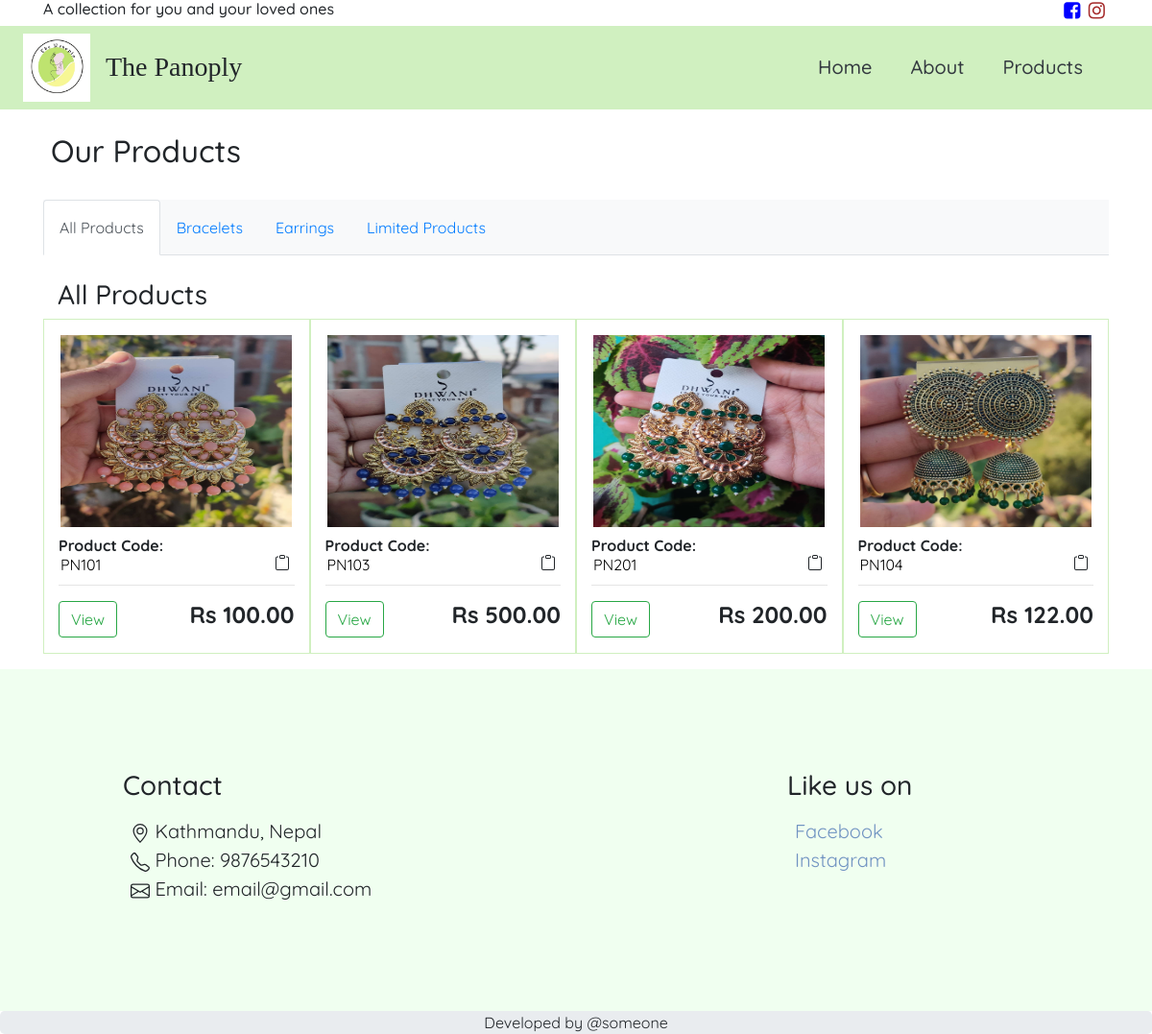
The app's page /product/ with its own data.
### store/models.py (models this page shows, shortened)
class Product(models.Model):
    name = models.CharField(max_length=200, null=True)
    price = models.FloatField()
    image = models.ImageField(null=True, blank=True)
    code = models.CharField(max_length=500, null=True, unique=True)

### store/views.py (the view)
# urls.py: path('product/', views.product, name="product"),
def product(request):
    products = Product.objects.all()
    context = {'products': products}
    return render(request, 'store/product.html', context)

### store/templates/store/product.html (shortened to what this page needs)
{% extends 'store/nav.html' %}
{% load static %}
{% block content %}
<div class="container">
    <h2 class="ml-2">Our Products</h2>
    <br>
    <ul class="nav nav-tabs bg-light nav-light" role="tablist">
      <li class="nav-item">
        <a class="nav-link p-3 active" data-toggle="tab" href="#all">All Products</a>
      </li>
      <li class="nav-item">
        <a class="nav-link p-3" data-toggle="tab" href="#bracelet">Bracelets</a>
      </li>
      <li class="nav-item">
        <a class="nav-link p-3" data-toggle="tab" href="#earring">Earrings</a>
      </li>
      <li class="nav-item">
        <a class="nav-link p-3" data-toggle="tab" href="#limited">Limited Products</a>
      </li>
    </ul>
    <div class="tab-content">
        <div id="all" class="container tab-pane active"><br>
            <h3>All Products</h3>
            <div class="row">
                {% for product in products%}
                  <div class="col-lg-3 pt-3 pb-3" style="border: 1px solid #d0f0c0;">
                      <img class="thumbnail" src="{{product.image.url}}">
                      <div class="box-element product">
                          <h6 style="margin-top:10px">
                            <strong>Product Code:<br>
                                <input type="text" value="{{product.code}}" id="myInput0{{product.code}}" class="myInput" style="border: 0px; width:50%" readonly >
                                <svg id="0{{product.code}}" style="float:right; margin-right: 5px;" onclick="myFunction(this)" xmlns="http://www.w3.org/2000/svg" width="16" height="16" fill="currentColor" class="bi bi-clipboard" viewBox="0 0 16 16" >
                                  <path d="M4 1.5H3a2 2 0 0 0-2 2V14a2 2 0 0 0 2 2h10a2 2 0 0 0 2-2V3.5a2 2 0 0 0-2-2h-1v1h1a1 1 0 0 1 1 1V14a1 1 0 0 1-1 1H3a1 1 0 0 1-1-1V3.5a1 1 0 0 1 1-1h1v-1z"/>
                                  <path d="M9.5 1a.5.5 0 0 1 .5.5v1a.5.5 0 0 1-.5.5h-3a.5.5 0 0 1-.5-.5v-1a.5.5 0 0 1 .5-.5h3zm-3-1A1.5 1.5 0 0 0 5 1.5v1A1.5 1.5 0 0 0 6.5 4h3A1.5 1.5 0 0 0 11 2.5v-1A1.5 1.5 0 0 0 9.5 0h-3z"/>
                                </svg>
                              </strong>
                        </h6>
                          <hr style="margin-top:10px">
                          <a class="btn btn-outline-success" onclick="displayModal(this)" id="{{product.code}}">View</a>
                          <h4 style="display: inline-block; float: right"><strong>Rs {{product.price|floatformat:2}}</strong></h4>
                      </div>
                  </div>
                {% endfor %}
              </div>
        </div>
      </div>
</div>
{% endblock content %}

### store/templates/store/nav.html (shortened to what this page needs)
<!DOCTYPE html>
<html lang="en">
{% load static %}
<head>
  <link rel="stylesheet" href="https://maxcdn.bootstrapcdn.com/bootstrap/4.5.2/css/bootstrap.min.css">
  <link rel="stylesheet" href="https://cdnjs.cloudflare.com/ajax/libs/font-awesome/4.7.0/css/font-awesome.min.css">
  <link rel="stylesheet" href="{% static 'css/style.css' %}">
</head>
<body>
<header class="container">
<div class="row">
    <div class="col-10">
        <h6 style="float:left; text-align:left">A collection for you and your loved ones</h6>
    </div>
    <div class="col-2" style="float:right; text-align:right">
        <a href="https://www.facebook.com/thepanoply2020" class="icon">
            <i class="fa fa-facebook-square mr-1" style="font-size:20px;color:blue;"></i>
        </a>
        <a href="https://www.instagram.com/thepanoply2020/" class="icon">
            <i class="fa fa-instagram mr-1" style="font-size:20px; color:brown"></i>
        </a>
</div>
</header>
<nav class="navbar navbar-expand-sm sticky-top mt-0" style="background:#d0f0c0;">
  <a class="navbar-brand ml-2 pt-0 pb-0 " href="#"><img src="{% static 'images/panoply.jpg' %}" width="70px"></a>
  <h1 class="navbar-brand mr-auto pt-2 pb-0" style="font-family:Dekko; font-size:28px" >The Panoply</h1>
  <div class="collapse navbar-collapse" style="float:right" id="collapsibleNavbar">
    <ul class="navbar-nav ml-auto" style="font-size:20px;">
      <li class="nav-item mr-auto pr-4">
        <a class="nav-link text-dark" href="{% url 'index' %}" style="font-weight: 450;">Home</a>
      </li>
      <li class="nav-item mr-auto pr-4">
        <a class="nav-link text-dark" href="{% url 'about' %}" style="font-weight: 450;">About</a>
      </li>
      <li class="nav-item mr-auto pr-5">
        <a class="nav-link text-dark" href="{% url 'product' %}" style="font-weight: 450;">Products</a>
      </li>
    </ul>
  </div>
</nav >
<div>
    <br>
    {% block content %}
     {% endblock content %}
</div>
<section class="section p-5 mt-3" style="background:#f0fff0">
  <div class="row p-5">
  <div class="col-8" >
    <h3 class="p-2 ml-4">Contact</h3>
    <ul style="list-style:none;">
        <li style="font-size:20px">
      <span>Kathmandu, Nepal</span>
  </li>
        <li style="font-size:20px">
          <span>Phone: 9876543210</span>
        </li>
        <li style="font-size:20px">
      <span>Email: email@gmail.com</span>
        </li>
    </ul>
  </div>
  <div class="col-4" >
      <h3 class="p-2 ml-4">Like us on</h3>
      <ul style="list-style:none;">
        <li  style="font-size:20px">
            <a class="aa" href="https://www.facebook.com/thepanoply2020" >Facebook</a>
        </li>
        <li style="font-size:20px">
            <a class="aa" href="https://www.instagram.com/thepanoply2020/">Instagram</a>
        </li>
  </div>
  </div>
  </section>
<footer >
  <p class="jumbotron p-0 m-0 text-center">Developed by @someone</p>
  </footer>
</body>
</html>

### static/css/style.css (style rules this page uses)
html, body { margin: 0; padding: 0; box-sizing: border-box; font-family: "Quicksand", sans-serif; }
.aa { text-decoration: none; color: rgba(38, 83, 167, 0.637); }
.thumbnail { height: 200px; width: 98%; display: block; margin-left: auto; margin-right: auto; }

### records on screen
Product: image (picture), code "PN101", price "100.00"
Product: image (picture), code "PN103", price "500.00"
Product: image (picture), code "PN201", price "200.00"
Product: image (picture), code "PN104", price "122.00"
